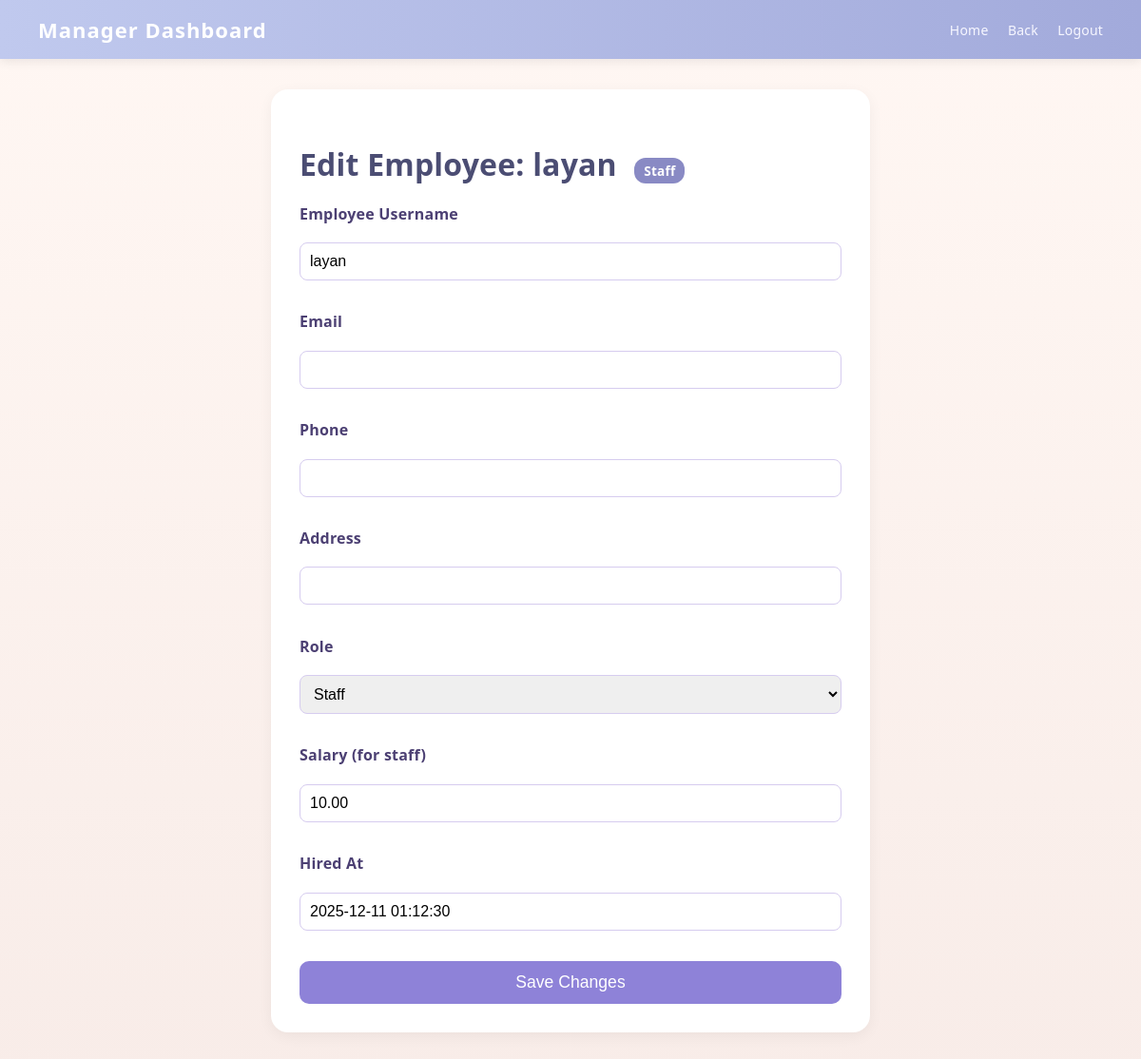
The page /manager/users/10/edit/ on the database its author committed.
### restaurant/models.py (models this page shows, shortened)
class User(AbstractUser):
    ROLE_CHOICES = [
        ("customer", "Customer"),
        ("staff", "Staff"),
        ("manager", "Manager"),
    ]
    role = models.CharField(
        max_length=20,
        choices=ROLE_CHOICES,
        default="customer",
    )
    phone = models.CharField(max_length=20, blank=True, null=True)
    address = models.CharField(max_length=255, blank=True, null=True)
    hired_at = models.DateTimeField(blank=True, null=True)
    salary = models.DecimalField(
        max_digits=10,
        decimal_places=2,
        blank=True,
        null=True,
    )

### restaurant/views.py (the view)
# urls.py: path("manager/users/<int:user_id>/edit/", views.edit_user_manager, name="edit_user"),
def edit_user_manager(request, user_id):
    user_obj = get_object_or_404(User, id=user_id)
    if request.method == 'POST':
        form = UserUpdateForm(request.POST, instance=user_obj)
        if form.is_valid():
            form.save()
            messages.success(request, "User updated successfully.")
            return redirect('manage_users')
    else:
        form = UserUpdateForm(instance=user_obj)
    return render(request, 'restaurant/edit_user.html', {
        'form': form,
        'user_obj': user_obj,
    })

### restaurant/forms.py (shortened to what this page needs)
class UserUpdateForm(forms.ModelForm):
    class Meta:
        model = User
        fields = ["username", "email", "phone", "address", "role", "salary", "hired_at"]

### restaurant/templates/restaurant/edit_user.html (shortened to what this page needs)
{% load static %}
<!DOCTYPE html>
<html lang="en">
<head>
    <link rel="stylesheet" href="{% static 'restaurant/style.css' %}">
</head>
<body class="lr-body">
<header class="lr-header">
    <div class="lr-logo">Manager Dashboard</div>
    <nav class="lr-nav">
        <a href="{% url 'home' %}">Home</a>
        <a href="{% url 'manage_users' %}">Back</a>
        <a href="{% url 'logout' %}">Logout</a>
    </nav>
</header>
<main class="lr-main">
    <div class="mu-container">
        <section class="mu-card">
            <h2 class="manager-title">
               Edit Employee: {{ user_obj.username }}
               <span class="mu-role-tag">{{ user_obj.role|capfirst }}</span>
                </h2>
            <form method="post" class="mu-form">
                <label>Employee Username</label>
                {{ form.username }}
                <label>Email</label>
                {{ form.email }}
                <label>Phone</label>
                {{ form.phone }}
                <label>Address</label>
                {{ form.address }}
                <label>Role</label>
                {{ form.role }}
                <label>Salary (for staff)</label>
                {{ form.salary }}
                {% if user_obj.role == 'staff' %}
                    <label>Hired At</label>
                    {{ form.hired_at }}
                {% endif %}
                <button type="submit" class="mu-submit-btn">Save Changes</button>
            </form>
        </section>
    </div>
</main>
</body>
</html>

### restaurant/static/restaurant/style.css (style rules this page uses)
:root { --cream: #FFF2E0; --powder: #C0C9EE; --periwinkle: #A2AADB; --indigo: #898AC4; --bg: var(--cream); --bg-grad: linear-gradient(180deg, var(--cream) 0%, #fdf1e7 15%, #f6f2ff 100%); --panel: #ffffff; --panel-border: #e6e9f7; --muted: #5b5f7a; --text: #2b2d3a; --brand: var(--indigo); --brand-2: var(--periwinkle); --ok: #1fa97b; --warn: #d9a227; --danger: #d85b5b; --radius: 16px; --shadow: 0 14px 30px rgba(137, 138, 196, .18); --soft: 0 8px 18px rgba(137, 138, 196, .12); }
* { box-sizing: border-box }
html, body { height: 100% }
body { margin: 0; font-family: ui-sans-serif, system-ui, -apple-system, "Segoe UI", Arial, sans-serif; color: var(--text); background: var(--bg-grad); letter-spacing: .2px; }
.lr-body { margin: 0; font-family: system-ui, -apple-system, BlinkMacSystemFont, "Segoe UI", sans-serif; background-color: #FFF2E0; color: #2f2f3b; }
.lr-header { display: flex; justify-content: space-between; align-items: center; padding: 16px 40px; background: linear-gradient(90deg, #C0C9EE, #A2AADB); color: #fff; box-shadow: 0 3px 10px rgba(0, 0, 0, 0.08); }
.lr-logo { font-weight: 700; font-size: 22px; letter-spacing: 1px; }
.lr-nav a { margin-left: 16px; text-decoration: none; color: #f7f7ff; font-size: 14px; font-weight: 500; }
.lr-main { max-width: 1100px; margin: 0 auto; padding: 32px 20px 60px; }
.manager-title { color: #4b4d73 !important; font-size: 32px; font-weight: 800; margin-bottom: 20px; }
.mu-container { max-width: 800px; margin: 0 auto; display: flex; flex-direction: column; gap: 2rem; }
.mu-card { background: rgba(255, 255, 255, 0.85); padding: 1.8rem 2.2rem; border-radius: 20px; box-shadow: 0 8px 18px rgba(0, 0, 0, 0.06); }
.mu-form { display: flex; flex-direction: column; gap: 0.9rem; }
.mu-container { max-width: 900px; margin: 0 auto; display: flex; flex-direction: column; gap: 2rem; }
.mu-form input, .mu-form select { width: 100%; }
body { font-family: "Segoe UI", sans-serif; background: linear-gradient(to bottom, #fff7f3, #f8ece8); margin: 0; padding: 0; color: #333; }

### restaurant/templates/restaurant/edit_user.html (style rules this page uses)
.mu-role-tag { background: #898AC4; color: white; padding: 4px 10px; font-size: 0.85rem; border-radius: 12px; margin-left: 10px; }
.mu-card { background: white; padding: 30px; border-radius: 18px; width: 70%; margin: auto; box-shadow: 0 4px 15px rgba(0,0,0,0.05); }
.mu-form label { font-weight: bold; margin-bottom: 5px; display: block; color: #4c4073; }
.mu-form input, .mu-form select { width: 100%; padding: 10px; margin-bottom: 18px; border: 1.5px solid #d6ccef; border-radius: 8px; font-size: 1rem; }
.mu-submit-btn { background: #8e82d8; color: white; padding: 12px 18px; width: 100%; border: none; border-radius: 10px; cursor: pointer; font-size: 1.1rem; transition: 0.2s; }

### rows shown on the page
User: username "layan", role "Staff", salary "10.00", hired_at "2025-12-11 01:12:30"
